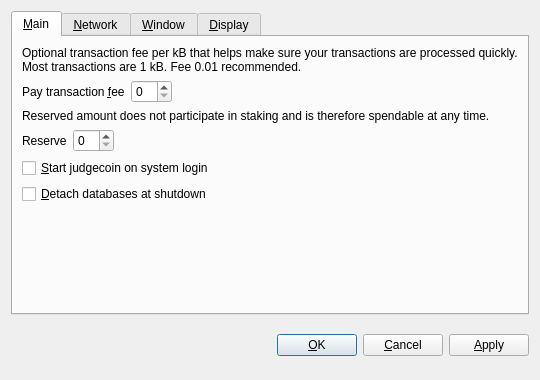
<?xml version="1.0" encoding="UTF-8"?>
<ui version="4.0">
 <class>OptionsDialog</class>
 <widget class="QDialog" name="OptionsDialog">
  <property name="geometry">
   <rect>
    <x>0</x>
    <y>0</y>
    <width>540</width>
    <height>380</height>
   </rect>
  </property>
  <property name="windowTitle">
   <string>Options</string>
  </property>
  <property name="modal">
   <bool>true</bool>
  </property>
  <layout class="QVBoxLayout" name="verticalLayout">
   <item>
    <widget class="QTabWidget" name="tabWidget">
     <property name="tabPosition">
      <enum>QTabWidget::North</enum>
     </property>
     <property name="currentIndex">
      <number>0</number>
     </property>
     <widget class="QWidget" name="tabMain">
      <attribute name="title">
       <string>&amp;Main</string>
      </attribute>
      <layout class="QVBoxLayout" name="verticalLayout_Main">
       <item>
        <widget class="QLabel" name="transactionFeeInfoLabel">
         <property name="text">
          <string>Optional transaction fee per kB that helps make sure your transactions are processed quickly. Most transactions are 1 kB. Fee 0.01 recommended.</string>
         </property>
         <property name="textFormat">
          <enum>Qt::PlainText</enum>
         </property>
         <property name="wordWrap">
          <bool>true</bool>
         </property>
        </widget>
       </item>
       <item>
        <layout class="QHBoxLayout" name="horizontalLayoutFee">
         <item>
          <widget class="QLabel" name="transactionFeeLabel">
           <property name="text">
            <string>Pay transaction &amp;fee</string>
           </property>
           <property name="textFormat">
            <enum>Qt::PlainText</enum>
           </property>
           <property name="buddy">
            <cstring>transactionFee</cstring>
           </property>
          </widget>
         </item>
         <item>
          <widget class="BitcoinAmountField" name="transactionFee"/>
         </item>
         <item>
          <spacer name="horizontalSpacerFee">
           <property name="orientation">
            <enum>Qt::Horizontal</enum>
           </property>
           <property name="sizeHint" stdset="0">
            <size>
             <width>40</width>
             <height>20</height>
            </size>
           </property>
          </spacer>
         </item>
        </layout>
       </item>
       <item>
        <widget class="QLabel" name="reserveBalanceInfoLabel">
         <property name="text">
          <string>Reserved amount does not participate in staking and is therefore spendable at any time.</string>
         </property>
         <property name="textFormat">
          <enum>Qt::PlainText</enum>
         </property>
         <property name="wordWrap">
          <bool>true</bool>
         </property>
        </widget>
       </item>
       <item>
        <layout class="QHBoxLayout" name="horizontalLayoutReserveBalance">
         <item>
          <widget class="QLabel" name="reserveBalanceLabel">
           <property name="text">
            <string>Reserve</string>
           </property>
           <property name="textFormat">
            <enum>Qt::PlainText</enum>
           </property>
           <property name="buddy">
            <cstring>reserveBalance</cstring>
           </property>
          </widget>
         </item>
         <item>
          <widget class="BitcoinAmountField" name="reserveBalance"/>
         </item>
         <item>
          <spacer name="horizontalSpacerReserveBalance">
           <property name="orientation">
            <enum>Qt::Horizontal</enum>
           </property>
           <property name="sizeHint" stdset="0">
            <size>
             <width>40</width>
             <height>20</height>
            </size>
           </property>
          </spacer>
         </item>
        </layout>
       </item>
       <item>
        <widget class="QCheckBox" name="bitcoinAtStartup">
         <property name="toolTip">
          <string>Automatically start judgecoin after logging in to the system.</string>
         </property>
         <property name="text">
          <string>&amp;Start judgecoin on system login</string>
         </property>
        </widget>
       </item>
       <item>
        <widget class="QCheckBox" name="detachDatabases">
         <property name="toolTip">
          <string>Detach block and address databases at shutdown. This means they can be moved to another data directory, but it slows down shutdown. The wallet is always detached.</string>
         </property>
         <property name="text">
          <string>&amp;Detach databases at shutdown</string>
         </property>
        </widget>
       </item>
       <item>
        <spacer name="verticalSpacer_Main">
         <property name="orientation">
          <enum>Qt::Vertical</enum>
         </property>
         <property name="sizeHint" stdset="0">
          <size>
           <width>20</width>
           <height>40</height>
          </size>
         </property>
        </spacer>
       </item>
      </layout>
     </widget>
     <widget class="QWidget" name="tabNetwork">
      <attribute name="title">
       <string>&amp;Network</string>
      </attribute>
      <layout class="QVBoxLayout" name="verticalLayout_Network">
       <item>
        <widget class="QCheckBox" name="mapPortUpnp">
         <property name="toolTip">
          <string>Automatically open the judgecoin client port on the router. This only works when your router supports UPnP and it is enabled.</string>
         </property>
         <property name="text">
          <string>Map port using &amp;UPnP</string>
         </property>
        </widget>
       </item>
       <item>
        <widget class="QCheckBox" name="connectSocks">
         <property name="toolTip">
          <string>Connect to the judgecoin network through a SOCKS proxy (e.g. when connecting through Tor).</string>
         </property>
         <property name="text">
          <string>&amp;Connect through SOCKS proxy:</string>
         </property>
        </widget>
       </item>
       <item>
        <layout class="QHBoxLayout" name="horizontalLayout_Network">
         <item>
          <widget class="QLabel" name="proxyIpLabel">
           <property name="text">
            <string>Proxy &amp;IP:</string>
           </property>
           <property name="textFormat">
            <enum>Qt::PlainText</enum>
           </property>
           <property name="buddy">
            <cstring>proxyIp</cstring>
           </property>
          </widget>
         </item>
         <item>
          <widget class="QValidatedLineEdit" name="proxyIp">
           <property name="maximumSize">
            <size>
             <width>140</width>
             <height>16777215</height>
            </size>
           </property>
           <property name="toolTip">
            <string>IP address of the proxy (e.g. 127.0.0.1)</string>
           </property>
          </widget>
         </item>
         <item>
          <widget class="QLabel" name="proxyPortLabel">
           <property name="text">
            <string>&amp;Port:</string>
           </property>
           <property name="textFormat">
            <enum>Qt::PlainText</enum>
           </property>
           <property name="buddy">
            <cstring>proxyPort</cstring>
           </property>
          </widget>
         </item>
         <item>
          <widget class="QLineEdit" name="proxyPort">
           <property name="maximumSize">
            <size>
             <width>55</width>
             <height>16777215</height>
            </size>
           </property>
           <property name="toolTip">
            <string>Port of the proxy (e.g. 9050)</string>
           </property>
          </widget>
         </item>
         <item>
          <widget class="QLabel" name="socksVersionLabel">
           <property name="text">
            <string>SOCKS &amp;Version:</string>
           </property>
           <property name="textFormat">
            <enum>Qt::PlainText</enum>
           </property>
           <property name="buddy">
            <cstring>socksVersion</cstring>
           </property>
          </widget>
         </item>
         <item>
          <widget class="QValueComboBox" name="socksVersion">
           <property name="toolTip">
            <string>SOCKS version of the proxy (e.g. 5)</string>
           </property>
          </widget>
         </item>
         <item>
          <spacer name="horizontalSpacer_Network">
           <property name="orientation">
            <enum>Qt::Horizontal</enum>
           </property>
           <property name="sizeHint" stdset="0">
            <size>
             <width>40</width>
             <height>20</height>
            </size>
           </property>
          </spacer>
         </item>
        </layout>
       </item>
       <item>
        <spacer name="verticalSpacer_Network">
         <property name="orientation">
          <enum>Qt::Vertical</enum>
         </property>
         <property name="sizeHint" stdset="0">
          <size>
           <width>20</width>
           <height>40</height>
          </size>
         </property>
        </spacer>
       </item>
      </layout>
     </widget>
     <widget class="QWidget" name="tabWindow">
      <attribute name="title">
       <string>&amp;Window</string>
      </attribute>
      <layout class="QVBoxLayout" name="verticalLayout_Window">
       <item>
        <widget class="QCheckBox" name="minimizeToTray">
         <property name="toolTip">
          <string>Show only a tray icon after minimizing the window.</string>
         </property>
         <property name="text">
          <string>&amp;Minimize to the tray instead of the taskbar</string>
         </property>
        </widget>
       </item>
       <item>
        <widget class="QCheckBox" name="minimizeOnClose">
         <property name="toolTip">
          <string>Minimize instead of exit the application when the window is closed. When this option is enabled, the application will be closed only after selecting Quit in the menu.</string>
         </property>
         <property name="text">
          <string>M&amp;inimize on close</string>
         </property>
        </widget>
       </item>
       <item>
        <spacer name="verticalSpacer_Window">
         <property name="orientation">
          <enum>Qt::Vertical</enum>
         </property>
         <property name="sizeHint" stdset="0">
          <size>
           <width>20</width>
           <height>40</height>
          </size>
         </property>
        </spacer>
       </item>
      </layout>
     </widget>
     <widget class="QWidget" name="tabDisplay">
      <attribute name="title">
       <string>&amp;Display</string>
      </attribute>
      <layout class="QVBoxLayout" name="verticalLayout_Display">
       <item>
        <layout class="QHBoxLayout" name="horizontalLayout_1_Display">
         <item>
          <widget class="QLabel" name="langLabel">
           <property name="text">
            <string>User Interface &amp;language:</string>
           </property>
           <property name="textFormat">
            <enum>Qt::PlainText</enum>
           </property>
           <property name="buddy">
            <cstring>lang</cstring>
           </property>
          </widget>
         </item>
         <item>
          <widget class="QValueComboBox" name="lang">
           <property name="toolTip">
            <string>The user interface language can be set here. This setting will take effect after restarting judgecoin.</string>
           </property>
          </widget>
         </item>
        </layout>
       </item>
       <item>
        <layout class="QHBoxLayout" name="horizontalLayout_2_Display">
         <item>
          <widget class="QLabel" name="unitLabel">
           <property name="text">
            <string>&amp;Unit to show amounts in:</string>
           </property>
           <property name="textFormat">
            <enum>Qt::PlainText</enum>
           </property>
           <property name="buddy">
            <cstring>unit</cstring>
           </property>
          </widget>
         </item>
         <item>
          <widget class="QValueComboBox" name="unit">
           <property name="toolTip">
            <string>Choose the default subdivision unit to show in the interface and when sending coins.</string>
           </property>
          </widget>
         </item>
        </layout>
       </item>
       <item>
        <widget class="QCheckBox" name="displayAddresses">
         <property name="toolTip">
          <string>Whether to show judgecoin addresses in the transaction list or not.</string>
         </property>
         <property name="text">
          <string>&amp;Display addresses in transaction list</string>
         </property>
        </widget>
       </item>
       <item>
        <widget class="QCheckBox" name="coinControlFeatures">
         <property name="toolTip">
          <string>Whether to show coin control features or not.</string>
         </property>
         <property name="text">
          <string>Display coin &amp;control features (experts only!)</string>
         </property>
        </widget>
       </item>
       <item>
        <spacer name="verticalSpacer_Display">
         <property name="orientation">
          <enum>Qt::Vertical</enum>
         </property>
         <property name="sizeHint" stdset="0">
          <size>
           <width>20</width>
           <height>40</height>
          </size>
         </property>
        </spacer>
       </item>
      </layout>
     </widget>
    </widget>
   </item>
   <item>
    <layout class="QHBoxLayout" name="horizontalLayout_Buttons">
     <item>
      <spacer name="horizontalSpacer_1">
       <property name="orientation">
        <enum>Qt::Horizontal</enum>
       </property>
       <property name="sizeHint" stdset="0">
        <size>
         <width>40</width>
         <height>48</height>
        </size>
       </property>
      </spacer>
     </item>
     <item>
      <widget class="QLabel" name="statusLabel">
       <property name="font">
        <font>
         <weight>75</weight>
         <bold>true</bold>
        </font>
       </property>
       <property name="text">
        <string/>
       </property>
       <property name="textFormat">
        <enum>Qt::PlainText</enum>
       </property>
       <property name="wordWrap">
        <bool>true</bool>
       </property>
      </widget>
     </item>
     <item>
      <spacer name="horizontalSpacer_2">
       <property name="orientation">
        <enum>Qt::Horizontal</enum>
       </property>
       <property name="sizeHint" stdset="0">
        <size>
         <width>40</width>
         <height>48</height>
        </size>
       </property>
      </spacer>
     </item>
     <item>
      <widget class="QPushButton" name="okButton">
       <property name="text">
        <string>&amp;OK</string>
       </property>
      </widget>
     </item>
     <item>
      <widget class="QPushButton" name="cancelButton">
       <property name="text">
        <string>&amp;Cancel</string>
       </property>
       <property name="autoDefault">
        <bool>false</bool>
       </property>
      </widget>
     </item>
     <item>
      <widget class="QPushButton" name="applyButton">
       <property name="text">
        <string>&amp;Apply</string>
       </property>
       <property name="autoDefault">
        <bool>false</bool>
       </property>
      </widget>
     </item>
    </layout>
   </item>
  </layout>
 </widget>
 <customwidgets>
  <customwidget>
   <class>BitcoinAmountField</class>
   <extends>QSpinBox</extends>
   <header>bitcoinamountfield.h</header>
  </customwidget>
  <customwidget>
   <class>QValueComboBox</class>
   <extends>QComboBox</extends>
   <header>qvaluecombobox.h</header>
  </customwidget>
  <customwidget>
   <class>QValidatedLineEdit</class>
   <extends>QLineEdit</extends>
   <header>qvalidatedlineedit.h</header>
  </customwidget>
 </customwidgets>
 <resources/>
 <connections/>
</ui>
